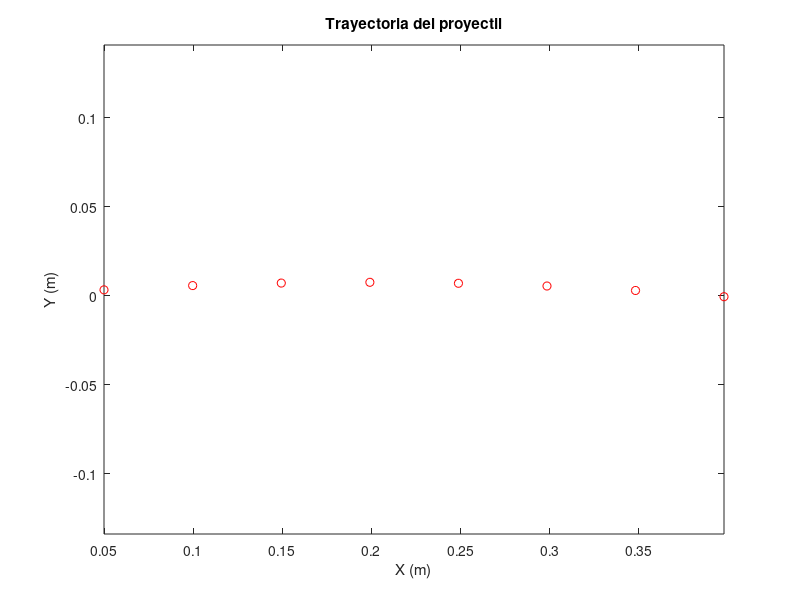

Write the MATLAB code that produced this figure.
g = 9.81; m = 1; Cd = 0.5; rho = 1.2; A = 0.1; v0 = input('Ingrese la velocidad inicial (m/s): '); theta = input('Ingrese el ángulo de salida (grados): '); theta_rad = theta * pi / 180; Fd = 0.5 * Cd * rho * A; dt = 0.01; t_max = 10; x = 0; y = 0; vx = v0 * cos(theta_rad); vy = v0 * sin(theta_rad); t = 0; figure; while t < t_max vx = vx - Fd * vx * dt / m; vy = vy - g * dt - Fd * vy * dt / m; x = x + vx * dt; y = y + vy * dt; plot(x, y, 'b-'); hold on; plot(x, y, 'ro'); axis equal; xlabel('X (m)'); ylabel('Y (m)'); title('Trayectoria del proyectil'); drawnow; t = t + dt; if y < 0 break; end end
